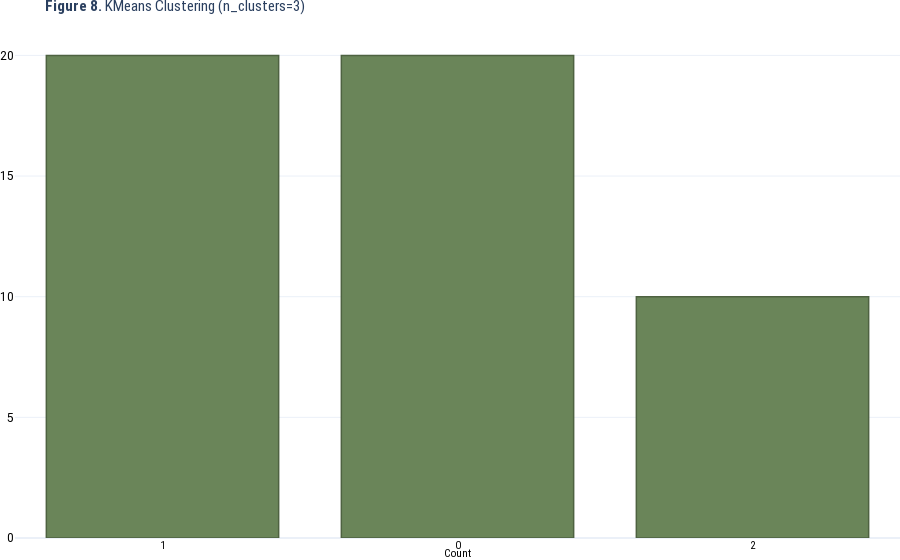

Notebook source saved alongside this figure:
### Code cell
x=[str(group) for group in kmeans.labels_]
#sns.countplot(x=[str(group) for group in kmeans.labels_], color = 'lightblue')

fig = go.Figure()
fig.add_trace(
    go.Histogram(histfunc="count", x=x, 
                 marker=dict(color="#EDB3F8"), showlegend=False,
                 textfont={"family": "Roboto", "size": 12, "color": "black"})
)

fig.update_layout(
    xaxis=dict(title='Count',titlefont_size=12,tickfont_size=14),
    yaxis=dict(tickfont_size=13),
    barmode="group",
    bargap=0.125,  # gap between bars of adjacent location coordinates.
    bargroupgap=0.1,  # gap between bars of the same location coordinate.
    template="plotly_white",
    font_family = "Roboto Condensed",
    #margin=dict(r=10, t=5, b=5, l=90),
    title=dict(text='<b>Figure 8.</b> KMeans Clustering (n_clusters=3)', 
               font=dict(size=15, family="Roboto Condensed"), automargin=True) #yref='paper'
    )

fig.update_traces(marker_color= '#6A8559', 
                  marker_line_color='#4E6241',
                  marker_line_width=1.5, opacity=0.996,
                  textfont_size=18, textangle=0, cliponaxis=False,textposition="outside")

fig.update_xaxes(title_standoff = 1,
                 title_font=dict(size=11, family='Roboto Condensed', color='black'),
                 tickfont=dict(family='Roboto', color='black', size=10))

fig.update_yaxes(tickfont=dict(family='Roboto', color='black', size=12))
#fig.write_html("html/lyrics.html")

fig.show()

### Figure 1 — Plotly figure (JSON) as saved in the notebook; plotly's stock layout.template omitted (floating-point values rounded to 4 significant figures)
{"data": [{"cliponaxis": false, "histfunc": "count", "marker": {"color": "#6A8559", "line": {"color": "#4E6241", "width": 1.5}}, "opacity": 0.996, "showlegend": false, "textangle": 0, "textfont": {"color": "black", "family": "Roboto", "size": 18}, "textposition": "outside", "type": "histogram", "x": ["1", "0", "0", "1", "1", "1", "1", "1", "0", "1", "1", "1", "2", "1", "1", "1", "2", "2", "2", "2", "1", "0", "1", "0", "0", "2", "0", "0", "0", "2", "0", "0", "1", "2", "1", "1", "0", "1", "0", "0", "0", "2", "2", "0", "0", "0", "0", "1", "1", "0"]}], "layout": {"bargap": 0.125, "bargroupgap": 0.1, "barmode": "group", "font": {"family": "Roboto Condensed"}, "title": {"automargin": true, "font": {"family": "Roboto Condensed", "size": 15}, "text": "<b>Figure 8.</b> KMeans Clustering (n_clusters=3)"}, "xaxis": {"tickfont": {"color": "black", "family": "Roboto", "size": 10}, "title": {"font": {"color": "black", "family": "Roboto Condensed", "size": 11}, "standoff": 1, "text": "Count"}}, "yaxis": {"tickfont": {"color": "black", "family": "Roboto", "size": 12}}}}
